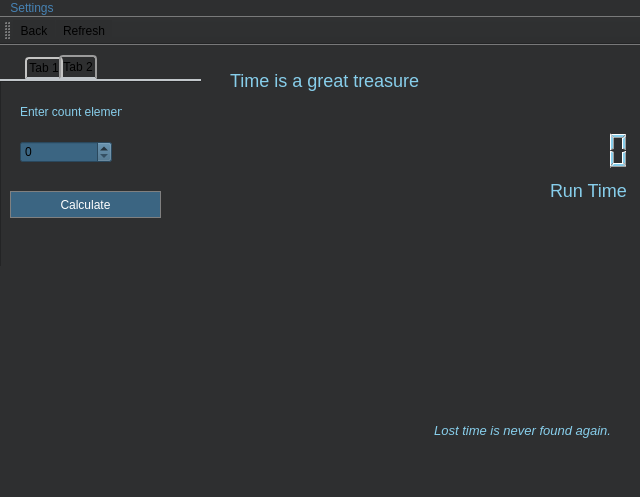
<?xml version="1.0" encoding="UTF-8"?>
<ui version="4.0">
 <class>time_calculate</class>
 <widget class="QMainWindow" name="time_calculate">
  <property name="geometry">
   <rect>
    <x>0</x>
    <y>0</y>
    <width>640</width>
    <height>497</height>
   </rect>
  </property>
  <property name="windowTitle">
   <string>MainWindow</string>
  </property>
  <property name="styleSheet">
   <string notr="true">background-color: #2E2F30;</string>
  </property>
  <widget class="QWidget" name="centralwidget">
   <widget class="QColumnView" name="columnView">
    <property name="geometry">
     <rect>
      <x>-30</x>
      <y>-60</y>
      <width>761</width>
      <height>501</height>
     </rect>
    </property>
    <property name="styleSheet">
     <string notr="true">
background-image: url(:/new/prefix1/img/blue-bubbles-9789.jpg);
background-repeat: no-repeat </string>
    </property>
    <property name="frameShape">
     <enum>QFrame::NoFrame</enum>
    </property>
    <property name="frameShadow">
     <enum>QFrame::Plain</enum>
    </property>
    <property name="lineWidth">
     <number>0</number>
    </property>
    <property name="midLineWidth">
     <number>0</number>
    </property>
    <property name="tabKeyNavigation">
     <bool>false</bool>
    </property>
   </widget>
   <widget class="QComboBox" name="comboBox_2">
    <property name="geometry">
     <rect>
      <x>660</x>
      <y>350</y>
      <width>51</width>
      <height>22</height>
     </rect>
    </property>
   </widget>
   <widget class="QLCDNumber" name="lcdNumber">
    <property name="geometry">
     <rect>
      <x>530</x>
      <y>80</y>
      <width>101</width>
      <height>51</height>
     </rect>
    </property>
    <property name="statusTip">
     <string/>
    </property>
    <property name="layoutDirection">
     <enum>Qt::RightToLeft</enum>
    </property>
    <property name="autoFillBackground">
     <bool>false</bool>
    </property>
    <property name="styleSheet">
     <string notr="true">color: skyblue;
background-image: url(:/new/prefix1/img/run.png);
</string>
    </property>
    <property name="frameShape">
     <enum>QFrame::NoFrame</enum>
    </property>
    <property name="frameShadow">
     <enum>QFrame::Raised</enum>
    </property>
    <property name="lineWidth">
     <number>0</number>
    </property>
    <property name="segmentStyle">
     <enum>QLCDNumber::Filled</enum>
    </property>
   </widget>
   <widget class="QLabel" name="quote">
    <property name="geometry">
     <rect>
      <x>430</x>
      <y>370</y>
      <width>181</width>
      <height>31</height>
     </rect>
    </property>
    <property name="styleSheet">
     <string notr="true">background-image: url(:/new/prefix1/img/quote.png);
</string>
    </property>
    <property name="text">
     <string>&lt;html&gt;&lt;head/&gt;&lt;body&gt;&lt;p align=&quot;right&quot;&gt;&lt;span style=&quot; font-size:10pt; font-style:italic; color:#87ceeb;&quot;&gt;Lost time is never found again.&lt;/span&gt;&lt;/p&gt;&lt;/body&gt;&lt;/html&gt;</string>
    </property>
   </widget>
   <widget class="QTabWidget" name="tabWidget">
    <property name="geometry">
     <rect>
      <x>0</x>
      <y>10</y>
      <width>201</width>
      <height>211</height>
     </rect>
    </property>
    <property name="styleSheet">
     <string notr="true">QTabWidget::pane { /* The tab widget frame */
    border-top: 2px solid #C2C7CB;
color: white;
}

QTabWidget::tab-bar {
    left: 25px; /* move to the right by 5px */
}

/* Style the tab using the tab sub-control. Note that
    it reads QTabBar _not_ QTabWidget */
QTabBar::tab {
    background: qlineargradient(x1: 0, y1: 0, x2: 0, y2: 1,
                                stop: 0 #E1E1E1, stop: 0.4 #DDDDDD,
                                stop: 0.5 #D8D8D8, stop: 1.0 #D3D3D3);
    border: 2px solid #C4C4C3;
    border-bottom-color: #C2C7CB; /* same as the pane color */
    border-top-left-radius: 4px;
    border-top-right-radius: 4px;
    min-width: 18ex;
    padding: 2px;
}

QTabBar::tab:selected, QTabBar::tab:hover {
    background: qlineargradient(x1: 0, y1: 0, x2: 0, y2: 1,
                                stop: 0 #fafafa, stop: 0.4 #f4f4f4,
                                stop: 0.5 #e7e7e7, stop: 1.0 #fafafa);
}

QTabBar::tab:selected {
    border-color: #9B9B9B;
    border-bottom-color: #C2C7CB; /* same as pane color */
}

QTabBar::tab:!selected {
    margin-top: 2px; /* make non-selected tabs look smaller */
}

/* make use of negative margins for overlapping tabs */
QTabBar::tab:selected {
    /* expand/overlap to the left and right by 4px */
    margin-left: -4px;
    margin-right: -4px;
}

QTabBar::tab:first:selected {
    margin-left: 0; /* the first selected tab has nothing to overlap with on the left */
}

QTabBar::tab:last:selected {
    margin-right: 0; /* the last selected tab has nothing to overlap with on the right */
}

QTabBar::tab:only-one {
    margin: 0; /* if there is only one tab, we don't want overlapping margins */
}</string>
    </property>
    <property name="currentIndex">
     <number>1</number>
    </property>
    <widget class="QWidget" name="tab">
     <attribute name="title">
      <string>Tab 1</string>
     </attribute>
     <widget class="QListView" name="listView">
      <property name="geometry">
       <rect>
        <x>0</x>
        <y>1</y>
        <width>211</width>
        <height>221</height>
       </rect>
      </property>
      <property name="styleSheet">
       <string notr="true">background-image: url(:/new/prefix1/img/tab.png);</string>
      </property>
     </widget>
     <widget class="QComboBox" name="comboBox">
      <property name="geometry">
       <rect>
        <x>20</x>
        <y>30</y>
        <width>128</width>
        <height>22</height>
       </rect>
      </property>
      <property name="styleSheet">
       <string notr="true">QComboBox {
    border: 1px solid gray;
    border-radius: 3px;
    padding: 1px 18px 1px 3px;
    min-width: 6em;
}

QComboBox:editable {
    background: white;
}

QComboBox:!editable, QComboBox::drop-down:editable {
     background: qlineargradient(x1: 0, y1: 0, x2: 0, y2: 1,
                                 stop: 0 #E1E1E1, stop: 0.4 #DDDDDD,
                                 stop: 0.5 #D8D8D8, stop: 1.0 #D3D3D3);
}

/* QComboBox gets the &quot;on&quot; state when the popup is open */
QComboBox:!editable:on, QComboBox::drop-down:editable:on {
    background: qlineargradient(x1: 0, y1: 0, x2: 0, y2: 1,
                                stop: 0 #D3D3D3, stop: 0.4 #D8D8D8,
                                stop: 0.5 #DDDDDD, stop: 1.0 #E1E1E1);
}

QComboBox:on { /* shift the text when the popup opens */
    padding-top: 3px;
    padding-left: 4px;
}

QComboBox::drop-down {
    subcontrol-origin: padding;
    subcontrol-position: top right;
    width: 15px;

    border-left-width: 1px;
    border-left-color: darkgray;
    border-left-style: solid; /* just a single line */
    border-top-right-radius: 3px; /* same radius as the QComboBox */
    border-bottom-right-radius: 3px;
}

QComboBox::down-arrow {
    image: url(/usr/share/icons/crystalsvg/16x16/actions/1downarrow.png);
}

QComboBox::down-arrow:on { /* shift the arrow when popup is open */
    top: 1px;
    left: 1px;
}
QComboBox QAbstractItemView {
    border: 2px solid darkgray;
    selection-background-color: lightgray;
}</string>
      </property>
      <item>
       <property name="text">
        <string>Bubble sorting</string>
       </property>
       <property name="icon">
        <iconset resource="yahzwhatisit.qrc">
         <normaloff>:/new/prefix1/img/B.png</normaloff>:/new/prefix1/img/B.png</iconset>
       </property>
      </item>
      <item>
       <property name="text">
        <string>Merge sorting</string>
       </property>
       <property name="icon">
        <iconset resource="yahzwhatisit.qrc">
         <normaloff>:/new/prefix1/img/M.jpg</normaloff>:/new/prefix1/img/M.jpg</iconset>
       </property>
      </item>
      <item>
       <property name="text">
        <string>Quick sorting</string>
       </property>
       <property name="icon">
        <iconset resource="yahzwhatisit.qrc">
         <normaloff>:/new/prefix1/img/Q.png</normaloff>:/new/prefix1/img/Q.png</iconset>
       </property>
      </item>
     </widget>
    </widget>
    <widget class="QWidget" name="tab_2">
     <attribute name="title">
      <string>Tab 2</string>
     </attribute>
     <widget class="QListView" name="listView_2">
      <property name="geometry">
       <rect>
        <x>0</x>
        <y>0</y>
        <width>211</width>
        <height>191</height>
       </rect>
      </property>
      <property name="styleSheet">
       <string notr="true">background-image: url(:/new/prefix1/img/tab.png);</string>
      </property>
     </widget>
     <widget class="QLabel" name="situation_arg1">
      <property name="geometry">
       <rect>
        <x>20</x>
        <y>10</y>
        <width>102</width>
        <height>41</height>
       </rect>
      </property>
      <property name="styleSheet">
       <string notr="true">color:  skyblue;
background-image: url(:/new/prefix1/img/blue-bubbles-9789.jpg);</string>
      </property>
      <property name="text">
       <string>Enter count elements</string>
      </property>
     </widget>
     <widget class="QSpinBox" name="elements_count">
      <property name="geometry">
       <rect>
        <x>20</x>
        <y>60</y>
        <width>92</width>
        <height>22</height>
       </rect>
      </property>
      <property name="maximumSize">
       <size>
        <width>92</width>
        <height>22</height>
       </size>
      </property>
      <property name="mouseTracking">
       <bool>true</bool>
      </property>
      <property name="styleSheet">
       <string notr="true">QSpinBox {
    padding-right: 15px; /* make room for the arrows */
    border-image: url(:/images/frame.png) 4;
    border-width: 3;
  background-color: #3B6582;
}


</string>
      </property>
      <property name="maximum">
       <number>999999999</number>
      </property>
      <property name="singleStep">
       <number>10</number>
      </property>
     </widget>
     <widget class="QPushButton" name="consider">
      <property name="enabled">
       <bool>true</bool>
      </property>
      <property name="geometry">
       <rect>
        <x>10</x>
        <y>110</y>
        <width>151</width>
        <height>27</height>
       </rect>
      </property>
      <property name="styleSheet">
       <string notr="true">QPushButton {
  background-color: #3B6582;
  color: white; 
 width:  100px;
 height: 25px;
  border: 1px solid gray;
}


QPushButton:hover {
    background-color: #E1E8EE;
color: black;
}
QPushButton:pressed {  background-color rgb(220, 116, 45) 
}</string>
      </property>
      <property name="text">
       <string>Сalculate</string>
      </property>
     </widget>
    </widget>
   </widget>
   <widget class="QLabel" name="label">
    <property name="geometry">
     <rect>
      <x>550</x>
      <y>130</y>
      <width>81</width>
      <height>31</height>
     </rect>
    </property>
    <property name="styleSheet">
     <string notr="true">
color:  skyblue;
font-size: 18px;
background-image: url(:/new/prefix1/img/runtime.png);</string>
    </property>
    <property name="text">
     <string>Run Time</string>
    </property>
   </widget>
   <widget class="QLabel" name="label_2">
    <property name="geometry">
     <rect>
      <x>230</x>
      <y>20</y>
      <width>201</width>
      <height>31</height>
     </rect>
    </property>
    <property name="styleSheet">
     <string notr="true">
color:  skyblue;
font-size: 18px;
background-image: url(:/new/prefix1/img/logo.png);   </string>
    </property>
    <property name="text">
     <string>Time is a great treasure</string>
    </property>
   </widget>
  </widget>
  <widget class="QMenuBar" name="menubar">
   <property name="geometry">
    <rect>
     <x>0</x>
     <y>0</y>
     <width>640</width>
     <height>17</height>
    </rect>
   </property>
   <property name="styleSheet">
    <string notr="true">QMenu {
    background-color: #ABABAB; /* sets background of the menu */

    border: 1px solid black;
}

QMenu::item {
    /* sets background of menu item. set this to something non-transparent
        if you want menu color and menu item color to be different */
    background-color: transparent;
}

QMenu::item:selected { /* when user selects item using mouse or keyboard */
    background-color: steelblue;
}
QMenuBar {
    background-color: qlineargradient(x1:0, y1:0, x2:0, y2:1,
                                      stop:0 lightgray, stop:1 darkgray);
color: steelblue;
}

QMenuBar::item {
    spacing: 3px; /* spacing between menu bar items */
    padding: 1px 4px;
    background: transparent;
    border-radius: 4px;
}

QMenuBar::item:selected { /* when selected using mouse or keyboard */
    background: #a8a8a8;
}

QMenuBar::item:pressed {
    background: #888888;
}</string>
   </property>
   <widget class="QMenu" name="menuSettings">
    <property name="title">
     <string>Settings</string>
    </property>
    <widget class="QMenu" name="menuLanguage">
     <property name="title">
      <string>Language</string>
     </property>
     <addaction name="actionEnglish"/>
     <addaction name="actionRussian"/>
     <addaction name="actionOthers"/>
    </widget>
    <addaction name="menuLanguage"/>
   </widget>
   <addaction name="menuSettings"/>
  </widget>
  <widget class="QStatusBar" name="statusbar"/>
  <widget class="QToolBar" name="toolBar">
   <property name="windowTitle">
    <string>toolBar</string>
   </property>
   <property name="styleSheet">
    <string notr="true">    background-color: #ABABAB;
    spacing: 3px; /* spacing between items in the tool bar */
    spacing: 3px; /* spacing between items in the tool bar */


QToolBar::item {
    background: red;
}
QToolBar::item:selected { /* when user selects item using mouse or keyboard */
    background-color: #ABABAB;
}
</string>
   </property>
   <property name="toolButtonStyle">
    <enum>Qt::ToolButtonIconOnly</enum>
   </property>
   <attribute name="toolBarArea">
    <enum>TopToolBarArea</enum>
   </attribute>
   <attribute name="toolBarBreak">
    <bool>false</bool>
   </attribute>
   <addaction name="actionBack"/>
   <addaction name="actionRefresh"/>
  </widget>
  <action name="actionEnglish">
   <property name="icon">
    <iconset resource="yahzwhatisit.qrc">
     <normaloff>:/new/prefix1/img/usa.jpg</normaloff>:/new/prefix1/img/usa.jpg</iconset>
   </property>
   <property name="text">
    <string>English</string>
   </property>
  </action>
  <action name="actionRussian">
   <property name="icon">
    <iconset resource="yahzwhatisit.qrc">
     <normaloff>:/new/prefix1/img/rus.png</normaloff>:/new/prefix1/img/rus.png</iconset>
   </property>
   <property name="text">
    <string>Russian</string>
   </property>
  </action>
  <action name="actionOthers">
   <property name="text">
    <string>Others</string>
   </property>
  </action>
  <action name="actionBack">
   <property name="icon">
    <iconset resource="yahzwhatisit.qrc">
     <normaloff>:/new/prefix1/img/Arrow_left.png</normaloff>:/new/prefix1/img/Arrow_left.png</iconset>
   </property>
   <property name="text">
    <string>Back</string>
   </property>
   <property name="toolTip">
    <string>Back</string>
   </property>
  </action>
  <action name="actionRefresh">
   <property name="icon">
    <iconset resource="yahzwhatisit.qrc">
     <normaloff>:/new/prefix1/img/2183585b41e7.png</normaloff>:/new/prefix1/img/2183585b41e7.png</iconset>
   </property>
   <property name="text">
    <string>Refresh</string>
   </property>
  </action>
 </widget>
 <resources>
  <include location="yahzwhatisit.qrc"/>
 </resources>
 <connections/>
</ui>
